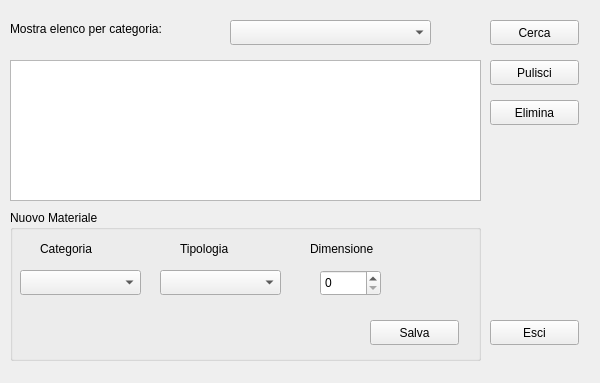
<?xml version="1.0" encoding="UTF-8"?>
<ui version="4.0">
 <class>gestioneMateriale</class>
 <widget class="QDialog" name="gestioneMateriale">
  <property name="geometry">
   <rect>
    <x>0</x>
    <y>0</y>
    <width>600</width>
    <height>383</height>
   </rect>
  </property>
  <property name="minimumSize">
   <size>
    <width>600</width>
    <height>383</height>
   </size>
  </property>
  <property name="maximumSize">
   <size>
    <width>610</width>
    <height>383</height>
   </size>
  </property>
  <property name="windowTitle">
   <string>Gestione Materiale</string>
  </property>
  <widget class="QComboBox" name="comboBoxCercaCategoria">
   <property name="geometry">
    <rect>
     <x>230</x>
     <y>20</y>
     <width>201</width>
     <height>25</height>
    </rect>
   </property>
  </widget>
  <widget class="QPushButton" name="btnElencoEsci">
   <property name="geometry">
    <rect>
     <x>640</x>
     <y>460</y>
     <width>75</width>
     <height>23</height>
    </rect>
   </property>
   <property name="text">
    <string>Esci</string>
   </property>
  </widget>
  <widget class="QPushButton" name="btnCerca">
   <property name="geometry">
    <rect>
     <x>490</x>
     <y>20</y>
     <width>89</width>
     <height>25</height>
    </rect>
   </property>
   <property name="text">
    <string>Cerca</string>
   </property>
  </widget>
  <widget class="QLabel" name="lblMostraCategoria">
   <property name="geometry">
    <rect>
     <x>10</x>
     <y>20</y>
     <width>201</width>
     <height>17</height>
    </rect>
   </property>
   <property name="text">
    <string>Mostra elenco per categoria:</string>
   </property>
  </widget>
  <widget class="QTableView" name="tblMateriale">
   <property name="geometry">
    <rect>
     <x>10</x>
     <y>60</y>
     <width>471</width>
     <height>141</height>
    </rect>
   </property>
   <property name="selectionMode">
    <enum>QAbstractItemView::SingleSelection</enum>
   </property>
   <property name="selectionBehavior">
    <enum>QAbstractItemView::SelectRows</enum>
   </property>
   <attribute name="verticalHeaderVisible">
    <bool>false</bool>
   </attribute>
  </widget>
  <widget class="QPushButton" name="btnEsci">
   <property name="geometry">
    <rect>
     <x>490</x>
     <y>320</y>
     <width>89</width>
     <height>25</height>
    </rect>
   </property>
   <property name="text">
    <string>Esci</string>
   </property>
  </widget>
  <widget class="QPushButton" name="btnPulisci">
   <property name="geometry">
    <rect>
     <x>490</x>
     <y>60</y>
     <width>89</width>
     <height>25</height>
    </rect>
   </property>
   <property name="text">
    <string>Pulisci</string>
   </property>
  </widget>
  <widget class="QGroupBox" name="grpNuovoMateriale">
   <property name="geometry">
    <rect>
     <x>10</x>
     <y>210</y>
     <width>471</width>
     <height>151</height>
    </rect>
   </property>
   <property name="title">
    <string>Nuovo Materiale</string>
   </property>
   <widget class="QLabel" name="lblCategoria">
    <property name="geometry">
     <rect>
      <x>30</x>
      <y>30</y>
      <width>71</width>
      <height>17</height>
     </rect>
    </property>
    <property name="text">
     <string>Categoria</string>
    </property>
   </widget>
   <widget class="QLabel" name="lblTipologia">
    <property name="geometry">
     <rect>
      <x>170</x>
      <y>30</y>
      <width>67</width>
      <height>17</height>
     </rect>
    </property>
    <property name="text">
     <string>Tipologia</string>
    </property>
   </widget>
   <widget class="QLabel" name="lblDimensione">
    <property name="geometry">
     <rect>
      <x>300</x>
      <y>30</y>
      <width>91</width>
      <height>17</height>
     </rect>
    </property>
    <property name="text">
     <string>Dimensione</string>
    </property>
   </widget>
   <widget class="QComboBox" name="comboBoxCategoria">
    <property name="geometry">
     <rect>
      <x>10</x>
      <y>60</y>
      <width>121</width>
      <height>25</height>
     </rect>
    </property>
    <item>
     <property name="text">
      <string/>
     </property>
    </item>
    <item>
     <property name="text">
      <string>BUSTE</string>
     </property>
    </item>
    <item>
     <property name="text">
      <string>SECCHIO</string>
     </property>
    </item>
    <item>
     <property name="text">
      <string>MASTELLO</string>
     </property>
    </item>
    <item>
     <property name="text">
      <string>CALENDARIO</string>
     </property>
    </item>
   </widget>
   <widget class="QComboBox" name="comboBoxTipologia">
    <property name="geometry">
     <rect>
      <x>150</x>
      <y>60</y>
      <width>121</width>
      <height>25</height>
     </rect>
    </property>
   </widget>
   <widget class="QPushButton" name="btnSalva">
    <property name="geometry">
     <rect>
      <x>360</x>
      <y>110</y>
      <width>89</width>
      <height>25</height>
     </rect>
    </property>
    <property name="text">
     <string>Salva</string>
    </property>
   </widget>
   <widget class="QSpinBox" name="spinBoxDimensione">
    <property name="geometry">
     <rect>
      <x>310</x>
      <y>60</y>
      <width>61</width>
      <height>26</height>
     </rect>
    </property>
    <property name="maximum">
     <number>500</number>
    </property>
   </widget>
  </widget>
  <widget class="QPushButton" name="btnElimina">
   <property name="geometry">
    <rect>
     <x>490</x>
     <y>100</y>
     <width>89</width>
     <height>25</height>
    </rect>
   </property>
   <property name="text">
    <string>Elimina</string>
   </property>
  </widget>
 </widget>
 <resources/>
 <connections/>
</ui>
